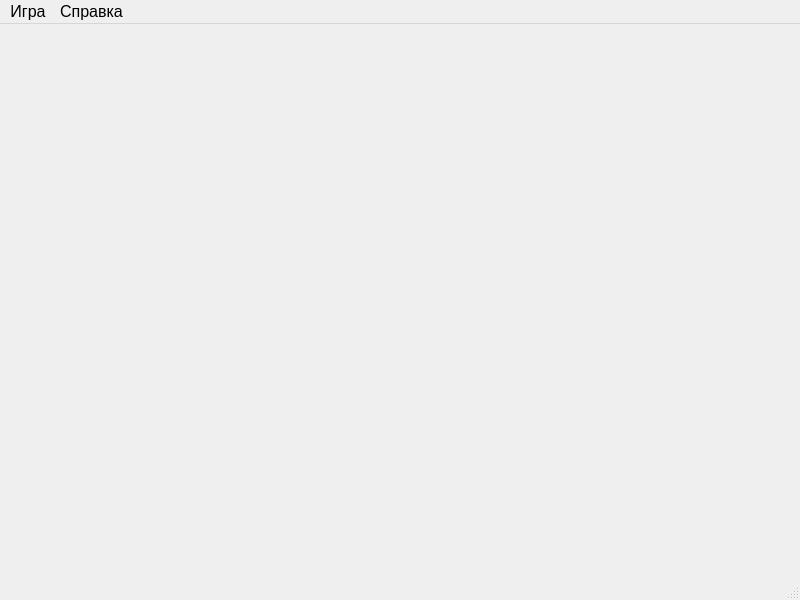
<?xml version="1.0" encoding="UTF-8"?>
<ui version="4.0">
 <class>MainWindow</class>
 <widget class="QMainWindow" name="MainWindow">
  <property name="geometry">
   <rect>
    <x>0</x>
    <y>0</y>
    <width>800</width>
    <height>600</height>
   </rect>
  </property>
  <property name="font">
   <font>
    <pointsize>12</pointsize>
   </font>
  </property>
  <property name="windowTitle">
   <string>Кротолов</string>
  </property>
  <widget class="QWidget" name="centralwidget">
   <layout class="QVBoxLayout" name="verticalLayout"/>
  </widget>
  <widget class="QMenuBar" name="menubar">
   <property name="geometry">
    <rect>
     <x>0</x>
     <y>0</y>
     <width>800</width>
     <height>33</height>
    </rect>
   </property>
   <property name="font">
    <font>
     <pointsize>12</pointsize>
    </font>
   </property>
   <widget class="QMenu" name="menu">
    <property name="title">
     <string>Игра</string>
    </property>
    <addaction name="newgame"/>
    <addaction name="stop"/>
    <addaction name="exit"/>
   </widget>
   <widget class="QMenu" name="menu_2">
    <property name="font">
     <font>
      <pointsize>12</pointsize>
     </font>
    </property>
    <property name="title">
     <string>Справка</string>
    </property>
    <addaction name="rules"/>
   </widget>
   <addaction name="menu"/>
   <addaction name="menu_2"/>
  </widget>
  <widget class="QStatusBar" name="statusbar"/>
  <action name="newgame">
   <property name="text">
    <string>Новая игра</string>
   </property>
   <property name="font">
    <font>
     <pointsize>12</pointsize>
    </font>
   </property>
   <property name="shortcut">
    <string>Ctrl+N</string>
   </property>
  </action>
  <action name="stop">
   <property name="text">
    <string>Завершить игру</string>
   </property>
   <property name="font">
    <font>
     <pointsize>12</pointsize>
    </font>
   </property>
   <property name="shortcut">
    <string>Ctrl+C</string>
   </property>
  </action>
  <action name="rules">
   <property name="text">
    <string>Правила игры</string>
   </property>
   <property name="font">
    <font>
     <pointsize>12</pointsize>
    </font>
   </property>
  </action>
  <action name="exit">
   <property name="text">
    <string>Выйти</string>
   </property>
   <property name="font">
    <font>
     <pointsize>12</pointsize>
    </font>
   </property>
   <property name="shortcut">
    <string>Ctrl+Q</string>
   </property>
  </action>
 </widget>
 <resources/>
 <connections/>
</ui>
